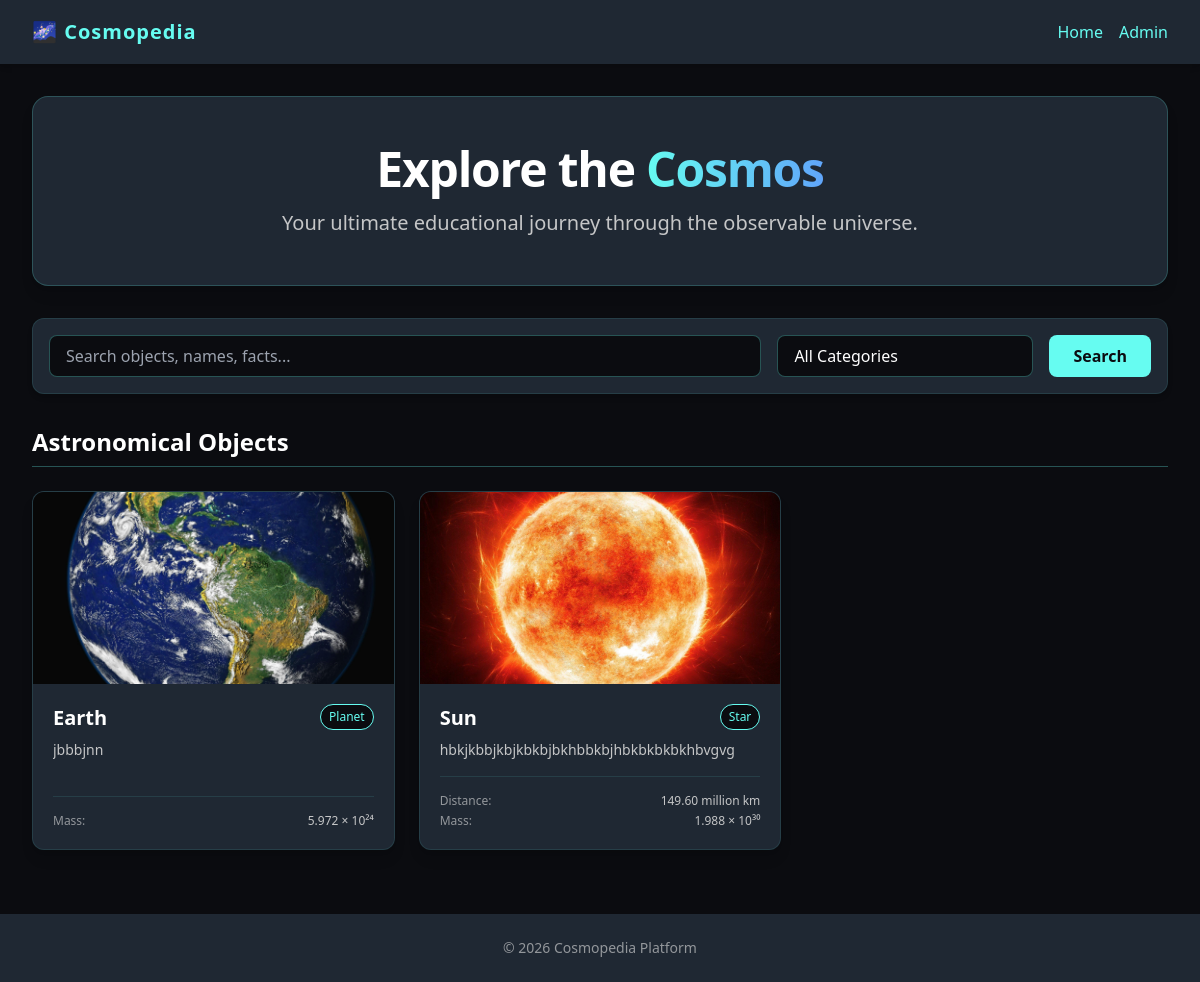
The page / on the database its author committed.
### universe/models.py (models this page shows, shortened)
class AstronomicalObject(models.Model):
    name = models.CharField(max_length=200)
    slug = models.SlugField(max_length=200, unique=True)
    object_type = models.ForeignKey(ObjectCategory, on_delete=models.PROTECT, related_name='astronomical_objects')
    short_description = models.TextField(help_text="A brief summary")
    full_description = models.TextField()
    diameter_km = models.FloatField(null=True, blank=True, help_text="Diameter in kilometers")
    mass = models.CharField(max_length=100, null=True, blank=True, help_text="Mass (e.g., '5.97 x 10^24 kg')")
    distance_from_earth = models.CharField(max_length=100, null=True, blank=True, help_text="Distance from Earth (e.g., '4.24 light-years')")
    formation = models.CharField(max_length=200, null=True, blank=True, help_text="Estimated age or formation period")
    discovered_by = models.CharField(max_length=200, null=True, blank=True)
    discovery_date = models.CharField(max_length=100, null=True, blank=True, help_text="Date or era of discovery")
    image = models.ImageField(upload_to='astronomical_objects/', null=True, blank=True)
    scientific_fact = models.TextField(null=True, blank=True)
    comparison_to_earth = models.TextField(null=True, blank=True)
    scale_level = models.IntegerField(default=0, help_text="Used for scale comparisons (e.g., 1=Planet, 2=Star)")
    created_at = models.DateTimeField(auto_now_add=True)
    class Meta:
        ordering = ['name']

class ObjectCategory(models.Model):
    name = models.CharField(max_length=100)
    slug = models.SlugField(max_length=100, unique=True)
    description = models.TextField(blank=True)
    class Meta:
        verbose_name_plural = "Object Categories"
        ordering = ['name']

### universe/views.py (the view)
# urls.py: path('', views.index, name='index'),
def index(request):
    categories = ObjectCategory.objects.all()
    queryset = AstronomicalObject.objects.all()
    search_query = request.GET.get('q', '')
    if search_query:
        queryset = queryset.filter(
            Q(name__icontains=search_query) |
            Q(short_description__icontains=search_query) |
            Q(full_description__icontains=search_query)
        )
    category_slug = request.GET.get('category', '')
    if category_slug:
        queryset = queryset.filter(object_type__slug=category_slug)
    paginator = Paginator(queryset, 9) # Show 9 objects per page
    page_number = request.GET.get('page')
    page_obj = paginator.get_page(page_number)
    context = {
        'categories': categories,
        'page_obj': page_obj,
        'search_query': search_query,
        'current_category': category_slug,
    }
    return render(request, 'universe/index.html', context)

### templates/universe/index.html (shortened to what this page needs)
{% extends 'base.html' %}
{% block content %}
<div class="text-center py-12 mb-8 bg-cosmic-800 rounded-2xl shadow-lg border border-cosmic-accent/20">
    <h1 class="text-4xl md:text-5xl font-extrabold text-white tracking-tight mb-4 text-balance">
        Explore the <span class="text-transparent bg-clip-text bg-gradient-to-r from-cosmic-accent to-blue-400">Cosmos</span>
    </h1>
    <p class="text-lg md:text-xl text-cosmic-100 max-w-2xl mx-auto px-4 text-balance">
        Your ultimate educational journey through the observable universe.
    </p>
</div>
<div class="bg-cosmic-800 p-4 rounded-xl shadow-md border border-cosmic-accent/10 mb-8">
    <form method="get" action="{% url 'universe:index' %}" class="flex flex-col md:flex-row gap-4">
        <div class="flex-grow">
            <input type="text" name="q" id="search" value="{{ search_query }}" placeholder="Search objects, names, facts..." class="w-full bg-cosmic-900 border border-cosmic-accent/30 text-white rounded-lg px-4 py-2 focus:outline-none focus:ring-2 focus:ring-cosmic-accent focus:border-transparent transition-all">
        </div>
        <div class="w-full md:w-64">
            <select name="category" id="category" class="w-full bg-cosmic-900 border border-cosmic-accent/30 text-white rounded-lg px-4 py-2 focus:outline-none focus:ring-2 focus:ring-cosmic-accent focus:border-transparent transition-all appearance-none">
                <option value="">All Categories</option>
            </select>
        </div>
        <button type="submit" class="bg-cosmic-accent hover:bg-cosmic-accent_hover text-cosmic-900 font-bold py-2 px-6 rounded-lg transition-colors whitespace-nowrap">
            Search
        </button>
    </form>
</div>
<div class="mb-8">
    <h2 class="text-2xl font-bold text-white mb-6 border-b border-cosmic-accent/30 pb-2">Astronomical Objects</h2>
    {% if page_obj %}
    <div class="grid grid-cols-1 md:grid-cols-2 lg:grid-cols-3 gap-6">
        {% for obj in page_obj %}
        <div class="bg-cosmic-800 rounded-xl overflow-hidden shadow-lg border border-cosmic-accent/10 hover:border-cosmic-accent/50 transition-all duration-300 transform hover:-translate-y-1 flex flex-col">
            <a href="{% url 'universe:detail' obj.slug %}" class="block">
                {% if obj.image %}
                <div class="h-48 w-full overflow-hidden">
                    <img src="{{ obj.image.url }}" alt="{{ obj.name }}" class="w-full h-full object-cover transition-transform duration-700 hover:scale-110">
                </div>
                {% else %}
                <div class="h-48 w-full bg-cosmic-900 flex items-center justify-center border-b border-cosmic-accent/10">
                    <span class="text-cosmic-100/50">No Image Available</span>
                </div>
                {% endif %}
            </a>
            <div class="p-5 flex flex-col flex-grow">
                <div class="flex justify-between items-start mb-2">
                    <a href="{% url 'universe:detail' obj.slug %}" class="hover:text-cosmic-accent transition-colors">
                        <h3 class="text-xl font-bold text-white">{{ obj.name }}</h3>
                    </a>
                    <span class="inline-block bg-cosmic-900 border border-cosmic-accent text-cosmic-accent text-xs px-2 py-1 rounded-full whitespace-nowrap ml-2">
                        {{ obj.object_type.name }}
                    </span>
                </div>
                <p class="text-cosmic-100 text-sm mb-4 line-clamp-3 flex-grow">
                    {{ obj.short_description|default:obj.full_description|truncatewords:20 }}
                </p>
                <div class="space-y-1 text-xs text-cosmic-100/70 mt-auto pt-4 border-t border-cosmic-accent/10">
                    {% if obj.distance_from_earth %}
                    <p class="flex justify-between"><span>Distance:</span> <span class="font-medium text-cosmic-100">{{ obj.distance_from_earth }}</span></p>
                    {% endif %}
                    {% if obj.mass %}
                    <p class="flex justify-between"><span>Mass:</span> <span class="font-medium text-cosmic-100">{{ obj.mass }}</span></p>
                    {% endif %}
                </div>
            </div>
        </div>
        {% endfor %}
    </div>
    {% else %}
    <div class="bg-cosmic-800 rounded-xl p-8 text-center border border-cosmic-accent/10">
        <p class="text-xl text-cosmic-100">No objects found matching your criteria.</p>
        <a href="{% url 'universe:index' %}" class="inline-block mt-4 text-cosmic-accent hover:underline">View all objects</a>
    </div>
    {% endif %}
</div>
{% endblock %}

### templates/base.html (shortened to what this page needs)
<!DOCTYPE html>
<html lang="en">
<head>
    <script src="https://cdn.tailwindcss.com"></script>
</head>
<body class="bg-cosmic-900 text-cosmic-100 font-sans min-h-screen flex flex-col">
    <nav class="bg-cosmic-800 shadow-md">
        <div class="max-w-7xl mx-auto px-4 sm:px-6 lg:px-8">
            <div class="flex justify-between h-16 items-center">
                <div class="flex-shrink-0">
                    <a href="{% url 'universe:index' %}" class="text-cosmic-accent font-bold text-xl tracking-wider hover:text-cosmic-accent_hover transition-colors">🌌 Cosmopedia</a>
                </div>
                <div class="flex space-x-4">
                    <a href="{% url 'universe:index' %}" class="text-cosmic-accent hover:text-cosmic-accent_hover transition-colors font-medium">Home</a>
                    <a href="/admin/" class="text-cosmic-accent hover:text-cosmic-accent_hover transition-colors font-medium">Admin</a>
                </div>
            </div>
        </div>
    </nav>
    <main class="flex-grow w-full max-w-7xl mx-auto px-4 sm:px-6 lg:px-8 py-8">
        {% block content %}
        {% endblock %}
    </main>
    <footer class="bg-cosmic-800 py-6 text-center mt-auto">
        <p class="text-cosmic-100/70 text-sm">&copy; 2026 Cosmopedia Platform</p>
    </footer>
</body>
</html>

### rows shown on the page
AstronomicalObject: image (picture), name "Earth", object_type.name "Planet", short_description "jbbbjnn", mass "5.972 × 10²⁴"
AstronomicalObject: image (picture), name "Sun", object_type.name "Star", short_description "hbkjkbbjkbjkbkbjbkhbbkbjhbkbkbkbkhbvgvg", distance_from_earth "149.60 million km", mass "1.988 × 10³⁰"
